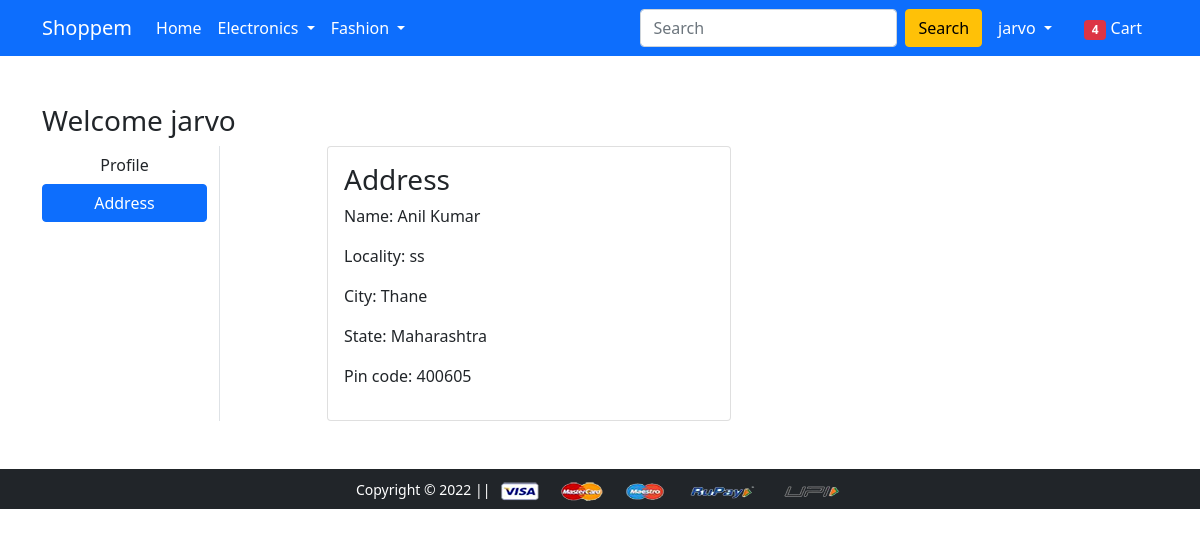
Page /address/ (signed in) on the committed database.
### app/models.py (models this page shows)
class Customer(models.Model):
    user=models.ForeignKey(User, on_delete=models.CASCADE)
    name=models.CharField(max_length=100)
    locality=models.CharField(max_length=100)
    city=models.CharField(max_length=100)
    zipcode=models.IntegerField()
    state=models.CharField(choices=state_choices, max_length=100)
    class Meta:
        db_table="customers"

### app/views.py (the view)
# urls.py: path('address/', views.address, name='address'),
@login_required
def address(request):
    user=Customer.objects.filter(user=request.user)
    return render(request, 'app/address.html', {"user":user, "active":"btn-primary"})

### app/templates/app/address.html (shortened to what this page needs)
{% extends 'app/base.html' %}
{% load static %}
{% block main-content %}
<div class="container my-5">
 <div class="row">
 <h3>Welcome {{request.user}}</h3>
  <div class="col-sm-2 border-end">
   <ul class="list-unstyled">
    <li class="d-grid"><a href="{% url 'profile' %}" class="btn">Profile</a></li>
    <li class="d-grid"><a href="{% url 'address' %}" class="btn btn-primary">Address</a></li>
   </ul>
  </div>
  <div class="col-sm-9 offset-sm-1">
   <div class="row">
    {% for usr in user %}
    <div class="col-sm-6">
     <div class="card">
      <div class="card-body">
       <h3>Address</h3>
       <p>Name: {{usr.name}}</p>
       <p>Locality: {{usr.locality}}</p>
       <p>City: {{usr.city}}</p>
       <p>State: {{usr.state}}</p>
       <p>Pin code: {{usr.zipcode}}</p>
    </div>
    </div>
    </div>
{% endfor %}
   </div>
  </div>
 </div>
</div>
{% endblock main-content %}

### app/templates/app/base.html (shortened to what this page needs)
<!doctype html>
{% load static %}
<html lang="en">
  <head>
    <link href="https://cdn.jsdelivr.net/npm/bootstrap@5.0.0-beta1/dist/css/bootstrap.min.css" rel="stylesheet">
    <link rel="stylesheet" href="{% static 'app/css/owl.carousel.min.css' %}">
    <link rel="stylesheet" href="{% static 'app/css/all.min.css' %}">
    <link rel="stylesheet" href="{% static 'app/css/style.css' %}">
  </head>
  <body>
    <nav class="navbar navbar-expand-lg navbar-dark bg-primary">
     <div class="container">
       <a class="navbar-brand" href="/">Shoppem</a>
       <div class="collapse navbar-collapse" id="navbarSupportedContent">
         <ul class="navbar-nav me-auto mb-2 mb-lg-0">
           <li class="nav-item">
             <a class="nav-link active" aria-current="page" href="/">Home</a>
           </li>
           <li class="nav-item dropdown">
             <a class="nav-link dropdown-toggle text-white" href="#" id="electronicsDropdown" role="button" data-bs-toggle="dropdown" aria-expanded="false">
               Electronics
             </a>
           </li>
           <li class="nav-item dropdown">
             <a class="nav-link dropdown-toggle text-white" href="#" id="fashionDropdown" role="button" data-bs-toggle="dropdown" aria-expanded="false">
               Fashion
             </a>
           </li>
         </ul>
         <form class="d-flex">
           <input class="form-control me-2" type="search" placeholder="Search" aria-label="Search">
           <button class="btn btn-warning" type="submit">Search</button>
         </form>
         <div>
          <ul class="navbar-nav me-auto mb-2 mb-lg-0">
            {% if request.user.is_authenticated %}
           <li class="nav-item dropdown mx-2">
              <a class="nav-link dropdown-toggle text-white" href="#" id="profileDropdown" role="button" data-bs-toggle="dropdown" aria-expanded="false">
                {{request.user}}
              </a>
            </li>
            <li class="nav-item mx-2">
             <a href="{% url 'showcart' %}" class="nav-link text-white"><span class="badge bg-danger">4</span> Cart </a>
            </li>
            {% endif %}
          </ul>
         </div>
       </div>
     </div>
    </nav>
    {% block main-content %} {% endblock main-content %}
    <footer class="container-fluid bg-dark text-center p-2 mt-5">
        <small class="text-white">Copyright &copy; 2022 || </small>
        <img src="{% static 'app/images/payment.png' %}" alt="" srcset="" class="img-fluid" height="2px">
    </footer>
  </body>
</html>

### rows in the picture
Customer: name "Anil Kumar", locality "ss", city "Thane", state "Maharashtra", zipcode "400605"

### other values in the picture
{{ request.user }} "jarvo"
